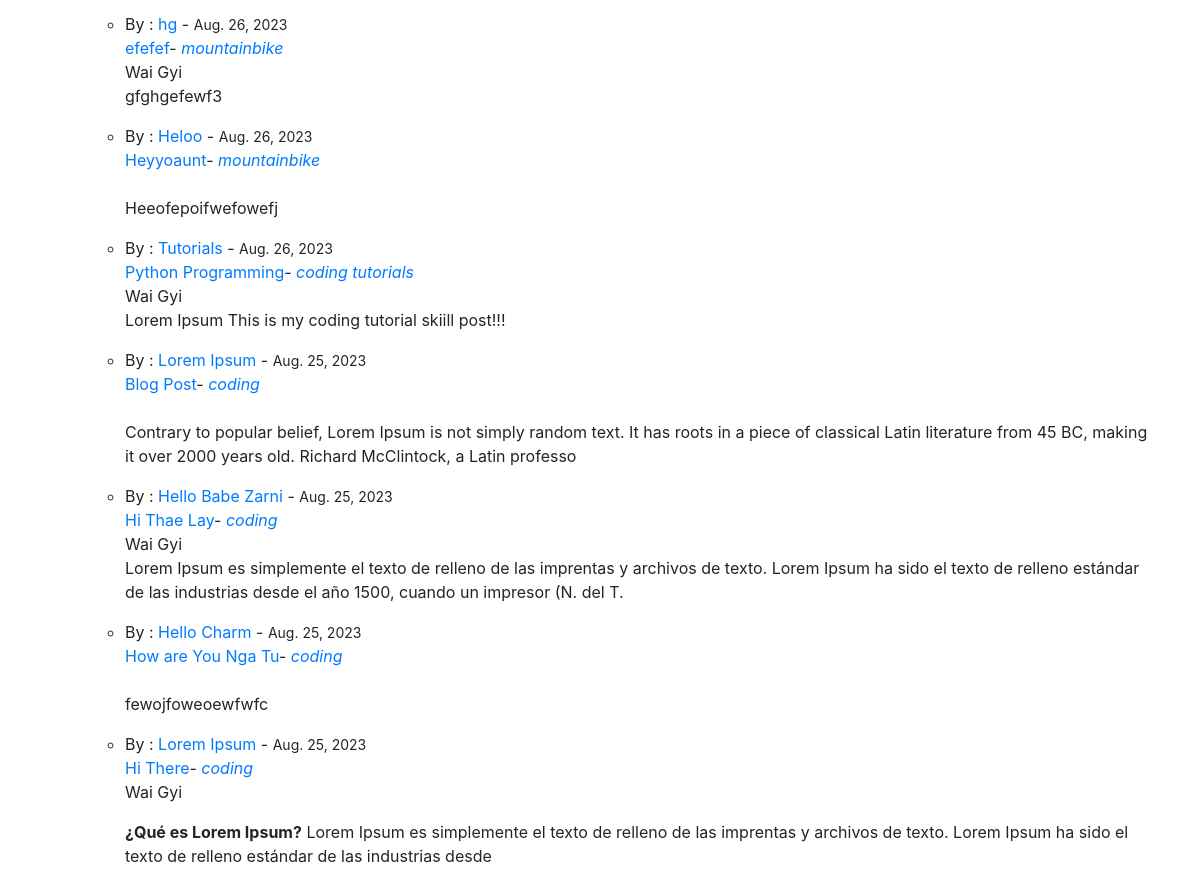
The app's page / (middle part), older data.
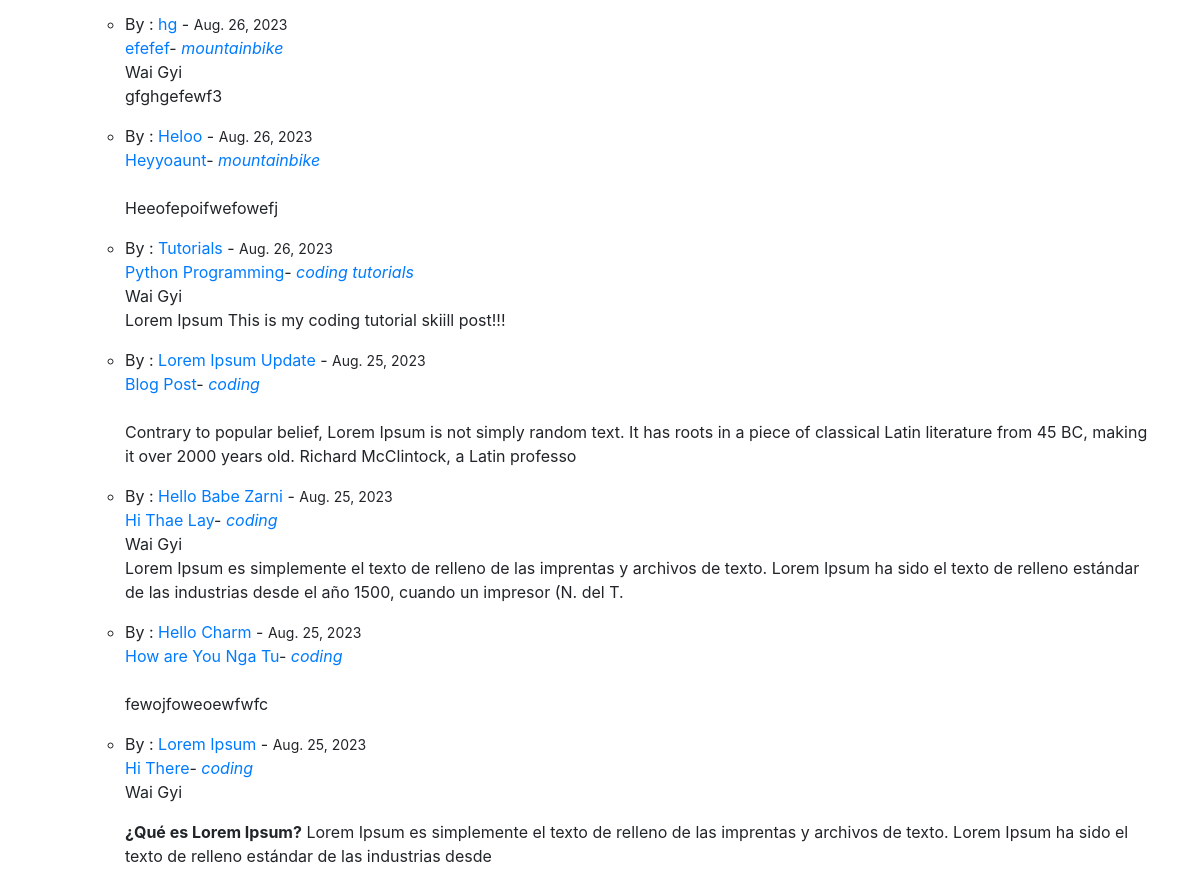
The same page, newer data.
### theblog/models.py (models this page shows, shortened)
class Post(models.Model):
    title = models.CharField(max_length=255)
    title_tag = models.CharField(max_length=255)
    author = models.ForeignKey(User,on_delete=models.CASCADE)
    body = models.TextField()
    post_date = models.DateField(auto_now_add=True)
    category = models.CharField(max_length=255,default='coding')
    likes = models.ManyToManyField(User, related_name="blog_posts")

### theblog/views.py (the view)
# urls.py: path('',HomeView.as_view(), name='home'),
class HomeView(ListView):
    model = Post
    template_name = 'home.html'
    ordering = ['-post_date']
    def get_context_data(self, *args,**kwargs):
        cat_menu = Category.objects.all()
        context = super(HomeView, self).get_context_data(*args,**kwargs)
        context["cat_menu"] = cat_menu
        return context

### theblog/models.py (called while the page is built)
    def __str__(self):
        return self.name

### theblog/templates/home.html (shortened to what this page needs)
{% extends 'base.html' %}
{% block content %}
    <ul>
        {% for post in object_list %}
            <ul>
                <li>By : <a href="{% url 'article-detail' post.id %}">{{post.title}}</a> - <small>{{post.post_date}}</small>
                    <br><a href="">{{ post.title_tag}}</a>- <a href="{% url 'category' post.category|slugify  %}"><i>{{ post.category}}</i></a>
                    <br>{{post.author.first_name}}<br>
                    <p>{{post.body|slice:":200"|safe}}</p>
                </li>
            </ul>
        {% endfor %}
    </ul>
{% endblock  %}

Row changes from the older to the newer data that the page shows:
changed Post "Blog Post": title "Lorem Ipsum" → "Lorem Ipsum Update"
